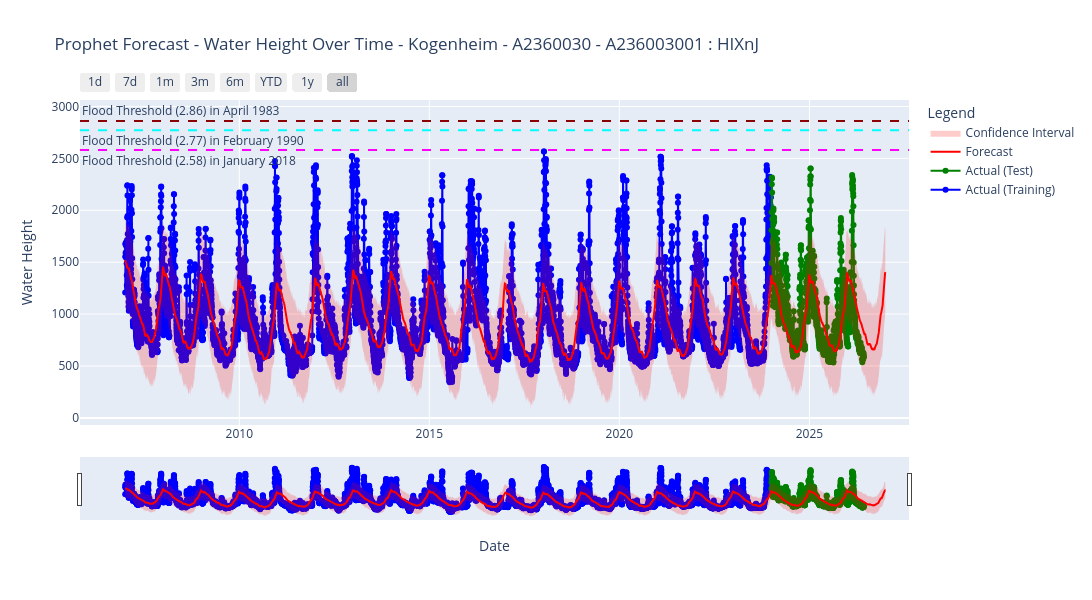

The code cell stored with this chart in its notebook:
### Code cell
# Plot the forecast with confidence intervals and actual history using plotly with interactive plot and range slider options
# We visualize the forecast, confidence intervals, and actual history.
# Use plotly only to visualize the forecast, confidence intervals, and actual history with interactive plot and range slider options
fig7 = go.Figure()
# Add the actual training data
fig7.add_trace(go.Scatter(x=train_fbp["ds"], y=train_fbp["y"], mode="lines+markers", name="Actual (Training)", line=dict(color="blue")))
# Add the actual test data
fig7.add_trace(go.Scatter(x=test_fbp["ds"], y=test_fbp["y"], mode="lines+markers", name="Actual (Test)", line=dict(color="green")))
# Add the forecast line
fig7.add_trace(go.Scatter(x=forecast["ds"], y=forecast["yhat"], mode="lines", name="Forecast", line=dict(color="red")))
# Add confidence interval upper bound (invisible line to define fill boundary)
fig7.add_trace(go.Scatter(x=forecast["ds"], y=forecast["yhat_upper"], fill=None, mode="lines", 
                        line_color="rgba(0,0,0,0)", showlegend=False))
# Add confidence interval lower bound with fill to upper bound
fig7.add_trace(go.Scatter(x=forecast["ds"], y=forecast["yhat_lower"], fill="tonexty", mode="lines", 
                        line_color="rgba(0,0,0,0)", name="Confidence Interval", 
                        fillcolor="rgba(255,0,0,0.2)"))

# add horizontal line for flood threshold (example: 2.86) in April 1983
fig7.add_hline(y=2.86*1000, line_dash="dash", line_color="darkred", annotation_text="Flood Threshold (2.86) in April 1983", annotation_position="top left")
# add horizontal line for flood threshold (example: 2.77) in February 1990
fig7.add_hline(y=2.77*1000, line_dash="dash", line_color="cyan", annotation_text="Flood Threshold (2.77) in February 1990", annotation_position="bottom left")
# add horizontal line for flood threshold (example: 2.58) in January 2018
fig7.add_hline(y=2.58*1000, line_dash="dash", line_color="fuchsia", annotation_text="Flood Threshold (2.58) in January 2018", annotation_position="bottom left")

# Update layout with range selector buttons and range slider
fig7.update_layout(
    title=f"Prophet Forecast - Water Height Over Time - {TITLE_POSTFIX_NAME}",
    xaxis_title="Date",
    yaxis_title="Water Height",
    legend_title="Legend",
    width=1280,
    height=600,
    xaxis=dict(
        # Define the range selector with buttons
        rangeselector=dict(
            buttons=list([
                dict(count=1, label="1d", step="day", stepmode="backward"),
                dict(count=7, label="7d", step="day", stepmode="backward"),
                dict(count=1, label="1m", step="month", stepmode="backward"),
                dict(count=3, label="3m", step="month", stepmode="backward"),
                dict(count=6, label="6m", step="month", stepmode="backward"),
                dict(count=1, label="YTD", step="year", stepmode="todate"),
                dict(count=1, label="1y", step="year", stepmode="backward"),
                dict(step="all")
            ])
        ),
        # Add a range slider to the x-axis
        rangeslider=dict(visible=True),
        # Set the x-axis type to date
        type="date"
    )
)
# save the figure as an HTML and png file
fig7.write_html(local_artifact_dir / f"07_prophet_forecast_with_history_plot_{FILE_POSTFIX_NAME}.html")
# fig7.write_image(local_artifact_dir / f"07_prophet_forecast_with_history_plot_{FILE_POSTFIX_NAME}.png")
fig7.show()

### Figure 1 — Plotly figure (JSON) as saved in the notebook; plotly's stock layout.template omitted (floating-point values rounded to 4 significant figures; data arrays with more than 128 entries replaced by an {"elided": "..."} marker saying what was removed)
{"data": [{"line": {"color": "blue"}, "mode": "lines+markers", "name": "Actual (Training)", "type": "scatter", "x": {"elided": "6210 str values"}, "y": {"elided": "6210 float values"}}, {"line": {"color": "green"}, "mode": "lines+markers", "name": "Actual (Test)", "type": "scatter", "x": {"elided": "888 str values"}, "y": {"elided": "888 float values"}}, {"line": {"color": "red"}, "mode": "lines", "name": "Forecast", "type": "scatter", "x": {"elided": "7305 str values"}, "y": {"elided": "7305 float values"}}, {"line": {"color": "rgba(0,0,0,0)"}, "mode": "lines", "showlegend": false, "type": "scatter", "x": {"elided": "7305 str values"}, "y": {"elided": "7305 float values"}}, {"fill": "tonexty", "fillcolor": "rgba(255,0,0,0.2)", "line": {"color": "rgba(0,0,0,0)"}, "mode": "lines", "name": "Confidence Interval", "type": "scatter", "x": {"elided": "7305 str values"}, "y": {"elided": "7305 float values"}}], "layout": {"annotations": [{"showarrow": false, "text": "Flood Threshold (2.86) in April 1983", "x": 0, "xanchor": "left", "xref": "x domain", "y": 2860, "yanchor": "bottom", "yref": "y"}, {"showarrow": false, "text": "Flood Threshold (2.77) in February 1990", "x": 0, "xanchor": "left", "xref": "x domain", "y": 2770, "yanchor": "top", "yref": "y"}, {"showarrow": false, "text": "Flood Threshold (2.58) in January 2018", "x": 0, "xanchor": "left", "xref": "x domain", "y": 2580, "yanchor": "top", "yref": "y"}], "height": 600, "legend": {"title": {"text": "Legend"}}, "shapes": [{"line": {"color": "darkred", "dash": "dash"}, "type": "line", "x0": 0, "x1": 1, "xref": "x domain", "y0": 2860, "y1": 2860, "yref": "y"}, {"line": {"color": "cyan", "dash": "dash"}, "type": "line", "x0": 0, "x1": 1, "xref": "x domain", "y0": 2770, "y1": 2770, "yref": "y"}, {"line": {"color": "fuchsia", "dash": "dash"}, "type": "line", "x0": 0, "x1": 1, "xref": "x domain", "y0": 2580, "y1": 2580, "yref": "y"}], "title": {"text": "Prophet Forecast - Water Height Over Time - Kogenheim - A2360030 - A236003001 : HIXnJ"}, "width": 1280, "xaxis": {"rangeselector": {"buttons": [{"count": 1, "label": "1d", "step": "day", "stepmode": "backward"}, {"count": 7, "label": "7d", "step": "day", "stepmode": "backward"}, {"count": 1, "label": "1m", "step": "month", "stepmode": "backward"}, {"count": 3, "label": "3m", "step": "month", "stepmode": "backward"}, {"count": 6, "label": "6m", "step": "month", "stepmode": "backward"}, {"count": 1, "label": "YTD", "step": "year", "stepmode": "todate"}, {"count": 1, "label": "1y", "step": "year", "stepmode": "backward"}, {"step": "all"}]}, "rangeslider": {"visible": true}, "title": {"text": "Date"}, "type": "date"}, "yaxis": {"title": {"text": "Water Height"}}}}
